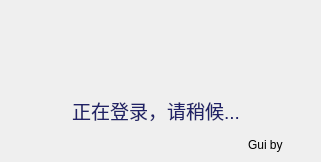
<?xml version="1.0" encoding="UTF-8"?>
<ui version="4.0">
 <class>loginnow</class>
 <widget class="QWidget" name="loginnow">
  <property name="geometry">
   <rect>
    <x>0</x>
    <y>0</y>
    <width>321</width>
    <height>162</height>
   </rect>
  </property>
  <property name="minimumSize">
   <size>
    <width>321</width>
    <height>162</height>
   </size>
  </property>
  <property name="maximumSize">
   <size>
    <width>321</width>
    <height>162</height>
   </size>
  </property>
  <property name="windowTitle">
   <string>正在登陆...</string>
  </property>
  <property name="windowIcon">
   <iconset resource="nat123Client.qrc">
    <normaloff>:/image/source/favicon.ico</normaloff>:/image/source/favicon.ico</iconset>
  </property>
  <widget class="QLabel" name="label">
   <property name="geometry">
    <rect>
     <x>12</x>
     <y>11</y>
     <width>291</width>
     <height>91</height>
    </rect>
   </property>
   <property name="text">
    <string>&lt;html&gt;&lt;head/&gt;&lt;body&gt;&lt;p&gt;&lt;img src=&quot;:/image/source/logo.gif&quot;/&gt;&lt;/p&gt;&lt;/body&gt;&lt;/html&gt;</string>
   </property>
  </widget>
  <widget class="QLabel" name="label_2">
   <property name="geometry">
    <rect>
     <x>72</x>
     <y>90</y>
     <width>181</width>
     <height>41</height>
    </rect>
   </property>
   <property name="text">
    <string>&lt;html&gt;&lt;head/&gt;&lt;body&gt;&lt;p&gt;&lt;span style=&quot; font-size:14pt; color:#202167;&quot;&gt;正在登录，请稍候...&lt;/span&gt;&lt;/p&gt;&lt;/body&gt;&lt;/html&gt;</string>
   </property>
  </widget>
  <widget class="QLabel" name="label_3">
   <property name="geometry">
    <rect>
     <x>248</x>
     <y>130</y>
     <width>81</width>
     <height>31</height>
    </rect>
   </property>
   <property name="text">
    <string>&lt;html&gt;&lt;head/&gt;&lt;body&gt;&lt;p&gt;Gui by &lt;img src=&quot;:/image/source/icon.ico&quot; height=&quot;20&quot;/&gt;&lt;/p&gt;&lt;/body&gt;&lt;/html&gt;</string>
   </property>
  </widget>
 </widget>
 <resources>
  <include location="nat123Client.qrc"/>
 </resources>
 <connections/>
</ui>
